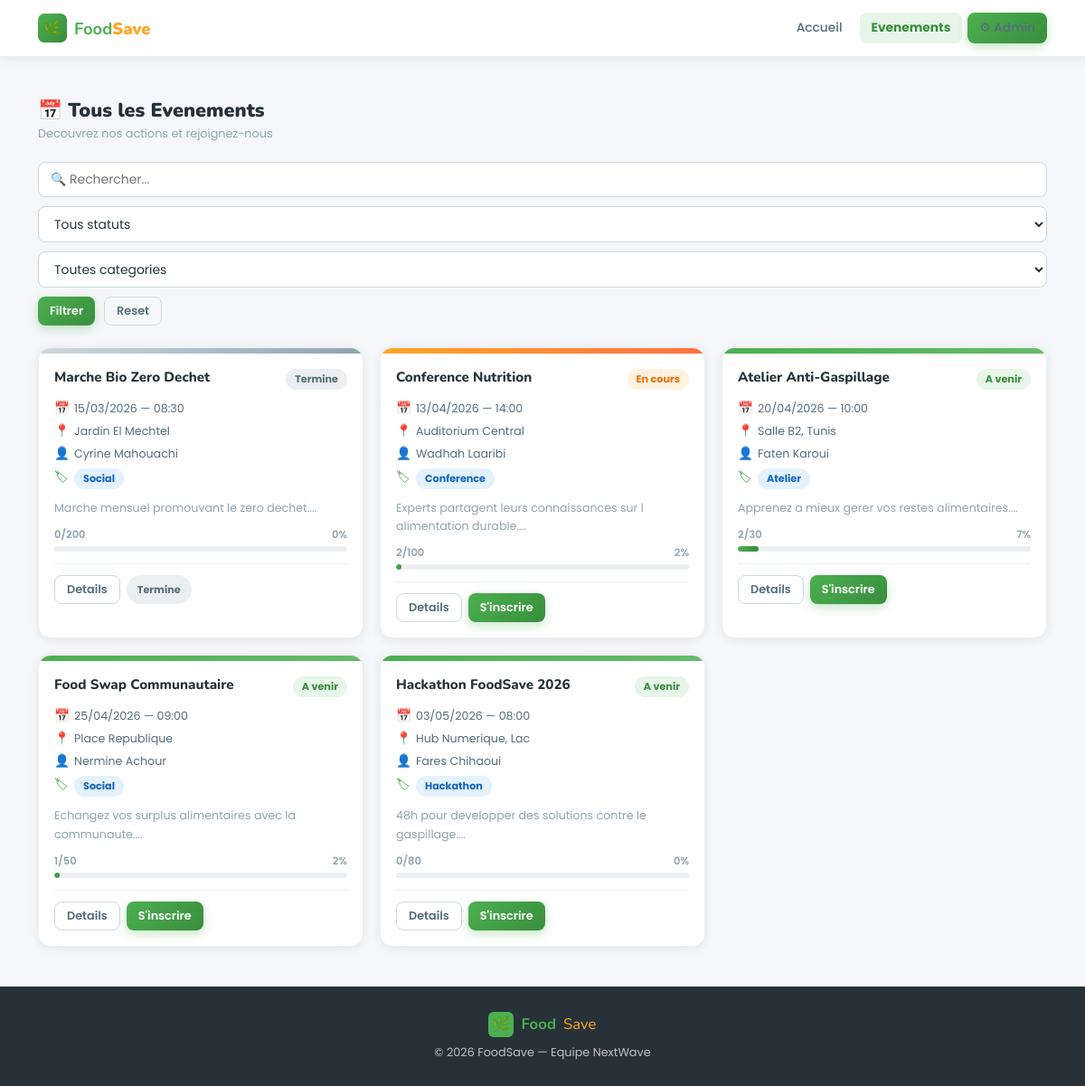
Page /app/views/front/evenements.php on the committed database.
### tables this page shows
CREATE TABLE evenements (
    id           INT AUTO_INCREMENT PRIMARY KEY,
    titre        VARCHAR(150) NOT NULL,
    categorie    VARCHAR(80)  NOT NULL,
    statut       ENUM('upcoming','ongoing','past') NOT NULL DEFAULT 'upcoming',
    date_event   DATE         NOT NULL,
    heure        TIME         NOT NULL,
    lieu         VARCHAR(200) NOT NULL,
    organisateur VARCHAR(100) NOT NULL,
    capacite     INT          NOT NULL DEFAULT 50,
    description  TEXT,
    created_at   DATETIME     DEFAULT CURRENT_TIMESTAMP
);

### config/database.php (called while the page is built, shortened)
<?php
class Database {
    private static $instance = null;
    public static function getConnection() {
        if (self::$instance === null) {
            $dsn = 'mysql:host='.DB_HOST.';dbname='.DB_NAME.';charset='.DB_CHARSET;
            try {
                self::$instance = new PDO($dsn, DB_USER, DB_PASS, [
                    PDO::ATTR_ERRMODE            => PDO::ERRMODE_EXCEPTION,
                    PDO::ATTR_DEFAULT_FETCH_MODE => PDO::FETCH_ASSOC,
                    PDO::ATTR_EMULATE_PREPARES   => false,
                ]);
            } catch (PDOException $e) {
                die('<div style="padding:30px;font-family:sans-serif;background:#ffebee;color:#c62828;border-left:5px solid #ef5350;border-radius:8px;margin:20px">
                    <strong>Erreur PDO :</strong> '.htmlspecialchars($e->getMessage()).'<br>
                    <small>Verifiez config/database.php</small></div>');
            }
        }
        return self::$instance;
    }
}

### app/models/EvenementModel.php (called while the page is built, shortened)
<?php
require_once __DIR__ . '/../../config/database.php';
class EvenementModel {
    private $db;
    public function __construct() {
        $this->db = Database::getConnection();
    }
    public function findAll() {
        $stmt = $this->db->query("SELECT * FROM evenements ORDER BY date_event ASC");
        return $stmt->fetchAll();
    }
}

### app/views/front/evenements.php (the view, shortened to what this page needs)
<?php
require_once __DIR__ . '/../../../config/database.php';
require_once __DIR__ . '/../../models/EvenementModel.php';
$model      = new EvenementModel();
$search     = trim($_GET['search'] ?? '');
$statut     = $_GET['statut']     ?? '';
if ($search !== '') {
    $rows = $model->search($search);
} elseif ($statut !== '') {
    $rows = $model->findByStatut($statut);
} else {
    $rows = $model->findAll();
}
$slabels    = ['upcoming'=>'A venir','ongoing'=>'En cours','past'=>'Termine'];
$sbadge     = ['upcoming'=>'b-green','ongoing'=>'b-orange','past'=>'b-gray'];
?>
<!DOCTYPE html>
<html lang="fr">
<head>
<link rel="stylesheet" href="../../../public/css/style.css">
</head>
<body style="background:var(--g100);display:flex;flex-direction:column;min-height:100vh">
<nav class="front-nav">
  <div class="fn-inner">
    <a href="accueil.php" class="fn-brand"><div class="bi">🌿</div><span><strong>Food</strong><em>Save</em></span></a>
    <div class="fn-links">
      <a href="accueil.php">Accueil</a>
      <a href="evenements.php" class="on">Evenements</a>
      <a href="../back/evenements.php" class="btn btn-primary btn-sm">⚙ Admin</a>
    </div>
  </div>
</nav>
<section class="f-section" style="flex:1">
  <div class="f-container">
    <div class="sec-head" style="margin-bottom:22px">
      <div><div class="sec-title">📅 Tous les Evenements</div><div class="sec-sub">Decouvrez nos actions et rejoignez-nous</div></div>
    </div>
    <div class="filter-bar" style="margin-bottom:24px">
      <form method="GET" style="display:flex;gap:10px;flex-wrap:wrap;flex:1">
        <input class="s-input" type="text" name="search" placeholder="🔍 Rechercher..."
               value="<?= htmlspecialchars($search) ?>">
        <select name="statut">
          <option value="">Tous statuts</option>
        </select>
        <select name="categorie">
          <option value="">Toutes categories</option>
        </select>
        <button type="submit" class="btn btn-primary btn-sm">Filtrer</button>
        <a href="evenements.php" class="btn btn-outline btn-sm">Reset</a>
      </form>
    </div>
    <div class="ev-grid">
    <?php if (empty($rows)): ?>
      <div class="empty" style="grid-column:1/-1"><div class="empty-ic">📅</div><div class="empty-tt">Aucun evenement</div></div>
    <?php else: ?>
      <?php foreach ($rows as $ev):
        $pct    = $ev['capacite'] > 0 ? min(100, round($ev['nb_p']/$ev['capacite']*100)) : 0;
        $sLabel = $slabels[$ev['statut']] ?? $ev['statut'];
        $sBadge = $sbadge[$ev['statut']]  ?? 'b-gray';
      ?>
      <div class="ev-card" style="animation:fadeUp .4s ease both">
        <div class="ev-top <?= $ev['statut'] ?>"></div>
        <div class="ev-body">
          <div class="ev-head">
            <div class="ev-name"><?= htmlspecialchars($ev['titre']) ?></div>
            <span class="badge <?= $sBadge ?>"><?= $sLabel ?></span>
          </div>
          <div class="ev-meta">
            <div class="ev-meta-row"><span class="ev-icon">📅</span><?= date('d/m/Y',strtotime($ev['date_event'])) ?> — <?= substr($ev['heure'],0,5) ?></div>
            <div class="ev-meta-row"><span class="ev-icon">📍</span><?= htmlspecialchars($ev['lieu']) ?></div>
            <div class="ev-meta-row"><span class="ev-icon">👤</span><?= htmlspecialchars($ev['organisateur']) ?></div>
            <div class="ev-meta-row"><span class="ev-icon">🏷</span><span class="badge b-blue"><?= htmlspecialchars($ev['categorie']) ?></span></div>
          </div>
          <?php if (!empty($ev['description'])): ?>
          <p class="ev-desc"><?= htmlspecialchars(mb_substr($ev['description'],0,90)) ?>...</p>
          <?php endif; ?>
          <div class="ev-prog">
            <div class="progress-lbl"><span><?= $ev['nb_p'] ?>/<?= $ev['capacite'] ?></span><span><?= $pct ?>%</span></div>
            <div class="progress-bar"><div class="progress-fill" style="width:<?= $pct ?>%"></div></div>
          </div>
          <div class="ev-actions">
            <a href="ev_detail.php?id=<?= $ev['id'] ?>" class="btn btn-outline btn-sm">Details</a>
            <?php if ($ev['statut'] !== 'past' && $pct < 100): ?>
            <a href="inscription.php?id=<?= $ev['id'] ?>" class="btn btn-primary btn-sm">S'inscrire</a>
            <?php else: ?>
            <span class="badge b-gray" style="padding:6px 12px"><?= $pct>=100 ? 'Complet' : 'Termine' ?></span>
            <?php endif; ?>
          </div>
        </div>
      </div>
      <?php endforeach; ?>
    <?php endif; ?>
    </div>
  </div>
</section>
<footer class="front-foot">
  <div class="ff-brand"><div style="width:28px;height:28px;background:var(--green);border-radius:6px;display:flex;align-items:center;justify-content:center">🌿</div><strong>Food</strong><em>Save</em></div>
  <p>© 2026 FoodSave — Equipe NextWave</p>
</footer>
</body>
</html>

### rows in the picture
evenements: titre "Marche Bio Zero Dechet", statut "Termine", date_event "15/03/2026", heure "08:30", lieu "Jardin El Mechtel", organisateur "Cyrine Mahouachi", categorie "Social", description "Marche mensuel promouvant le zero dechet.", nb_p "0", capacite "200", capacite "0"
evenements: titre "Conference Nutrition", statut "En cours", date_event "13/04/2026", heure "14:00", lieu "Auditorium Central", organisateur "Wadhah Laaribi", categorie "Conference", description "Experts partagent leurs connaissances sur l alimentation durable.", id "2", capacite "100"
evenements: titre "Atelier Anti-Gaspillage", statut "A venir", date_event "20/04/2026", heure "10:00", lieu "Salle B2, Tunis", organisateur "Faten Karoui", categorie "Atelier", description "Apprenez a mieux gerer vos restes alimentaires.", nb_p "2", capacite "30", capacite "7"
evenements: titre "Food Swap Communautaire", statut "A venir", date_event "25/04/2026", heure "09:00", lieu "Place Republique", organisateur "Nermine Achour", categorie "Social", description "Echangez vos surplus alimentaires avec la communaute.", nb_p "1", capacite "50", capacite "2"
evenements: titre "Hackathon FoodSave 2026", statut "A venir", date_event "03/05/2026", heure "08:00", lieu "Hub Numerique, Lac", organisateur "Fares Chihaoui", categorie "Hackathon", description "48h pour developper des solutions contre le gaspillage.", nb_p "0", capacite "80", capacite "0"
